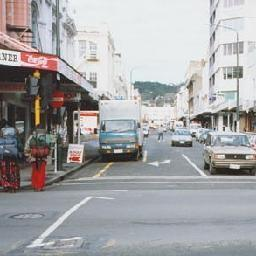
%> input picture lib/gabor/328.jpg, 256 x 256 px
$ octave gbor.m   (GNU Octave 9; MATLAB toolbox functions it lacks are replaced by stand-ins)
%> lines starting %> are read from the running program, lines starting %| are printed output that depends on the picture
### lib/gabor/gaborFilterBank.m
function gaborArray = gaborFilterBank(u,v,m,n)

% GABORFILTERBANK generates a custum Gabor filter bank.
% It creates a u by v array, whose elements are m by n matries;
% each matrix being a 2-D Gabor filter.
%
%
% Inputs:
%       u	:	No. of scales (usually set to 5)
%       v	:	No. of orientations (usually set to 8)
%       m	:	No. of rows in a 2-D Gabor filter (an odd integer number usually set to 39)
%       n	:	No. of columns in a 2-D Gabor filter (an odd integer number usually set to 39)
%
% Output:
%       gaborArray: A u by v array, element of which are m by n
%                   matries; each matrix being a 2-D Gabor filter
%
%
% Sample use:
%
% gaborArray = gaborFilterBank(5,8,39,39);
%
%
%   Details can be found in:
%
%   M. Haghighat, S. Zonouz, M. Abdel-Mottaleb, "Identification Using
%   Encrypted Biometrics," Computer Analysis of Images and Patterns,
%   Springer Berlin Heidelberg, pp. 440-448, 2013.
%
%
% (C)	Mohammad Haghighat, University of Miami
%       haghighat@ieee.org
%       I WILL APPRECIATE IF YOU CITE OUR PAPER IN YOUR WORK.


if (nargin ~= 4)    % Check correct number of arguments
    error('There should be four inputs.')
end


%% Create Gabor filters

% Create u*v gabor filters each being an m*n matrix

gaborArray = cell(u,v);
fmax = 0.25;
gama = sqrt(2);
eta = sqrt(2);

for i = 1:u

    fu = fmax/((sqrt(2))^(i-1));
    alpha = fu/gama;
    beta = fu/eta;

    for j = 1:v
        tetav = ((j-1)/v)*pi;
        gFilter = zeros(m,n);

        for x = 1:m
            for y = 1:n
                xprime = (x-((m+1)/2))*cos(tetav)+(y-((n+1)/2))*sin(tetav);
                yprime = -(x-((m+1)/2))*sin(tetav)+(y-((n+1)/2))*cos(tetav);
                gFilter(x,y) = (fu^2/(pi*gama*eta))*exp(-((alpha^2)*(xprime^2)+(beta^2)*(yprime^2)))*exp(1i*2*pi*fu*xprime);
            end
        end
        gaborArray{i,j} = gFilter;

    end
end


% [19 lines of commented-out code are left out]

### lib/gabor/gaborFeatures.m
function [featureVector,gaborResult] = gaborFeatures(img,gaborArray,d1,d2)

% GABORFEATURES extracts the Gabor features of the image.
% It creates a column vector, consisting of the image's Gabor features.
% The feature vectors are normalized to zero mean and unit variance.
%
%
% Inputs:
%       img         :	Matrix of the input image
%       gaborArray	:	Gabor filters bank created by the function gaborFilterBank
%       d1          :	The factor of downsampling along rows.
%                       d1 must be a factor of n if n is the number of rows in img.
%       d2          :	The factor of downsampling along columns.
%                       d2 must be a factor of m if m is the number of columns in img.
%
% Output:
%       featureVector	:   A column vector with length (m*n*u*v)/(d1*d2).
%                           This vector is the Gabor feature vector of an
%                           m by n image. u is the number of scales and
%                           v is the number of orientations in 'gaborArray'.
%
%
% Sample use:
%
% img = imread('cameraman.tif');
% gaborArray = gaborFilterBank(5,8,39,39);  % Generates the Gabor filter bank
% featureVector = gaborFeatures(img,gaborArray,4,4);   % Extracts Gabor feature vector, 'featureVector', from the image, 'img'.
%
%
%   Details can be found in:
%
%   M. Haghighat, S. Zonouz, M. Abdel-Mottaleb, "Identification Using
%   Encrypted Biometrics," Computer Analysis of Images and Patterns,
%   Springer Berlin Heidelberg, pp. 440-448, 2013.
%
%
% (C)	Mohammad Haghighat, University of Miami
%       haghighat@ieee.org
%       I WILL APPRECIATE IF YOU CITE OUR PAPER IN YOUR WORK.


if (nargin ~= 4)    % Check correct number of arguments
    error('Use correct number of input arguments!')
end

if size(img,3) == 3 % Check if the input image is grayscale
    img = rgb2gray(img);
end

img = double(img);


%% Filtering

% Filter input image by each Gabor filter
[u,v] = size(gaborArray);
gaborResult = cell(u,v);
for i = 1:u
    for j = 1:v
        gaborResult{i,j} = conv2(img,gaborArray{i,j},'same');
        % J{u,v} = filter2(G{u,v},I);
    end
end


%% Feature Extraction

% Extract feature vector from input image
[n,m] = size(img);
s = (n*m)/(d1*d2);
l = s*u*v;
featureVector = zeros(l,1);
c = 0;
for i = 1:u
    for j = 1:v

        c = c+1;
        gaborAbs = abs(gaborResult{i,j});
        gaborAbs = downsample(gaborAbs,d1);
        gaborAbs = downsample(gaborAbs.',d2);
        gaborAbs = reshape(gaborAbs.',[],1);

        % Normalized to zero mean and unit variance. (if not applicable, please comment this line)
        gaborAbs = (gaborAbs-mean(gaborAbs))/std(gaborAbs,1);

        featureVector(((c-1)*s+1):(c*s)) = gaborAbs;

    end
end


% [20 lines of commented-out code are left out]

### lib/gabor/gbor.m
img = imread('328.jpg');
%> img is the input picture: size 256x256x3 uint8; mean R, G, B 164.8, 164.2, 165.7
img = imresize(img,[256,256]);
img = rgb2gray(img);
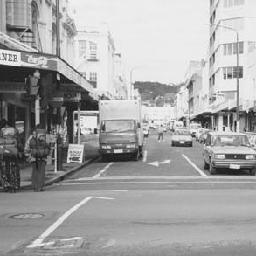
%> img: size 256x256 uint8; min 15, max 255, mean 164.6


gaborArray = gaborFilterBank(5,8,39,39);

featureVector = gaborFeatures(img,gaborArray,4,4);
%> after the loop in gaborFeatures, `for i = 1:u`: gaborResult = 40 items
%> after the loop in gaborFeatures, `for i = 1:u`: c = 40

$ run again, with lib/gabor/113.jpg copied over lib/gabor/328.jpg
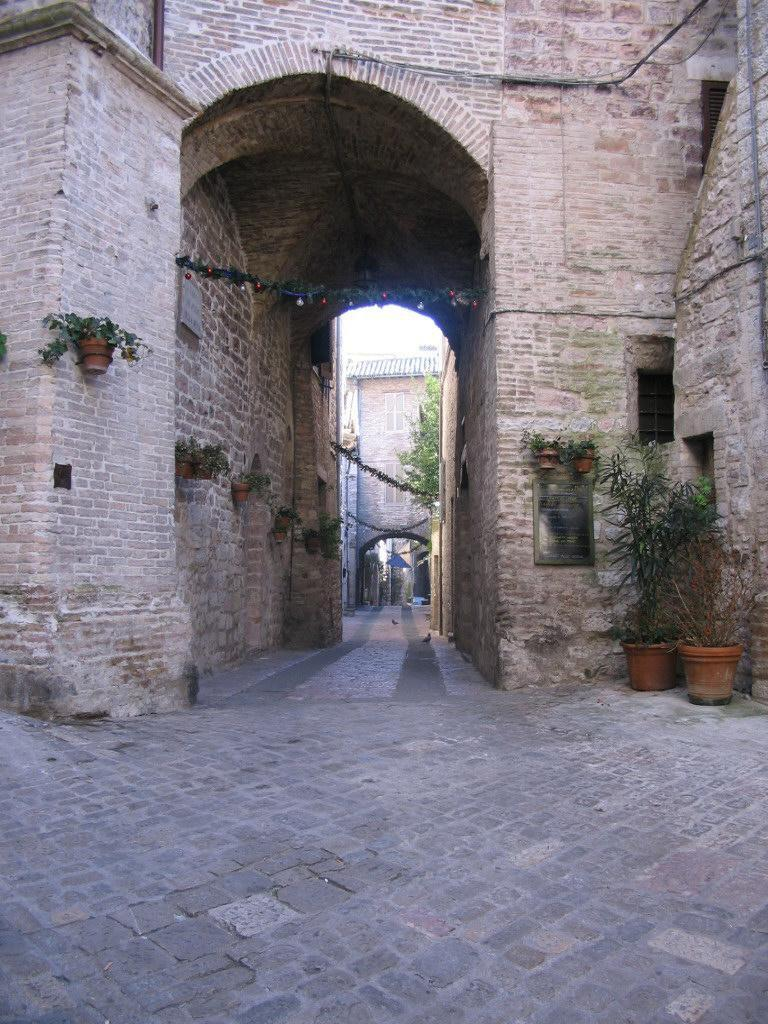
%> input picture lib/gabor/113.jpg, 768 x 1024 px
%> img is the input picture: size 1024x768x3 uint8; mean R, G, B 127.3, 122.5, 133.6
%> `img = imresize(img,[256,256]);`:
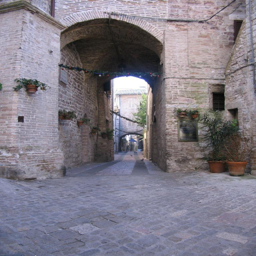
%> img: size 256x256x3 uint8; mean R, G, B 127.3, 122.5, 133.6
%> `img = rgb2gray(img);`:
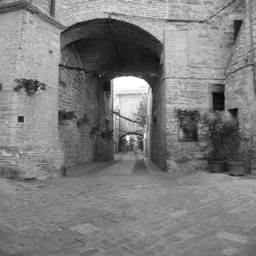
%> img: size 256x256 uint8; min 8, max 255, mean 125.2
%> after the loop in gaborFeatures, `for i = 1:u`: gaborResult = 40 items
%> after the loop in gaborFeatures, `for i = 1:u`: c = 40

$ run again, with lib/gabor/114.jpg copied over lib/gabor/328.jpg
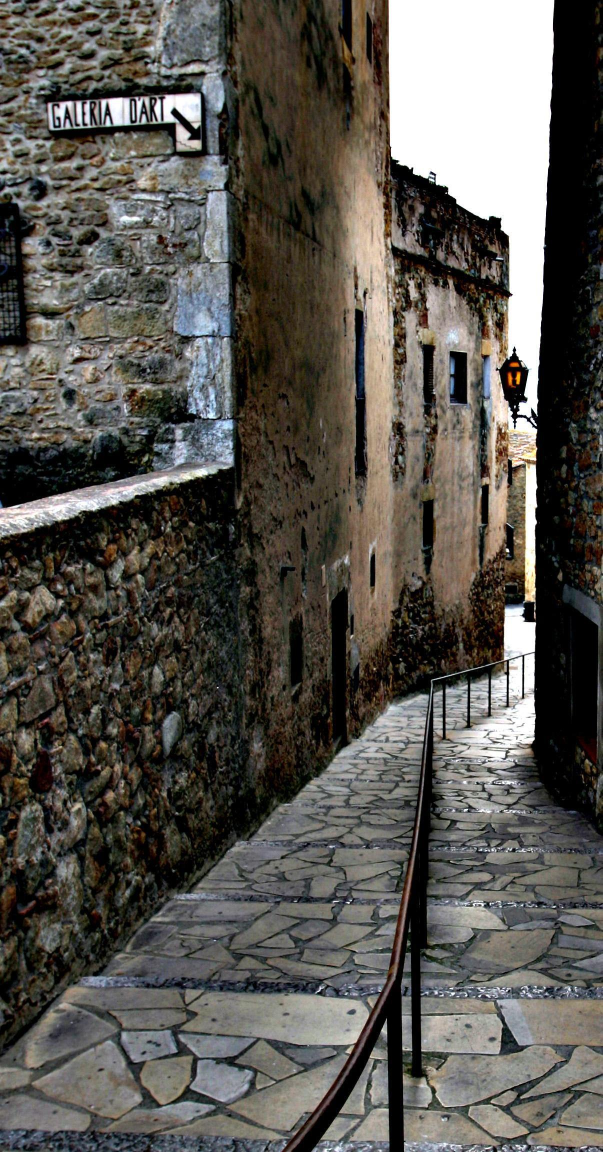
%> input picture lib/gabor/114.jpg, 1205 x 2304 px (shown at 1/2 size)
%> img is the input picture: size 2304x1205x3 uint8; mean R, G, B 89.3, 86.3, 80.6
%> `img = imresize(img,[256,256]);`:
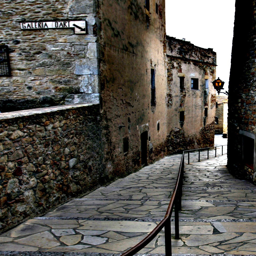
%> img: size 256x256x3 uint8; mean R, G, B 89.3, 86.3, 80.6
%> `img = rgb2gray(img);`:
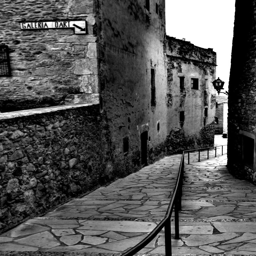
%> img: size 256x256 uint8; min 0, max 255, mean 86.6
%> after the loop in gaborFeatures, `for i = 1:u`: gaborResult = 40 items
%> after the loop in gaborFeatures, `for i = 1:u`: c = 40

$ run again, with lib/gabor/GaborArray.jpg copied over lib/gabor/328.jpg
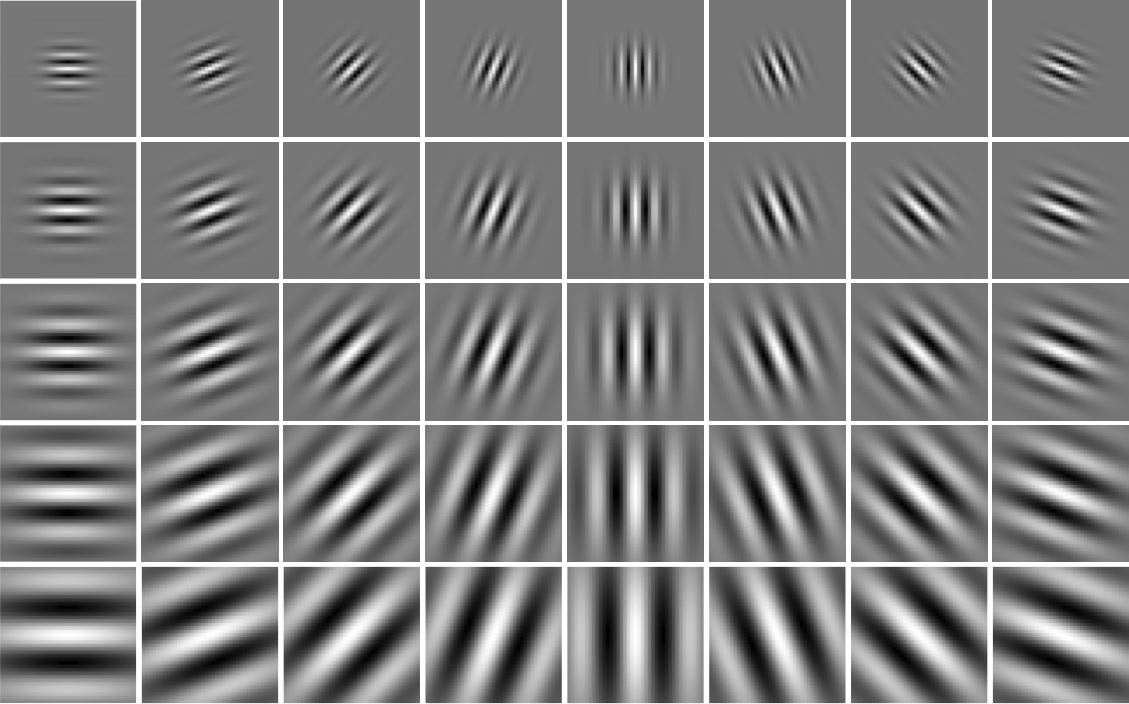
%> input picture lib/gabor/GaborArray.jpg, 1129 x 704 px
%> img is the input picture: size 704x1129x3 uint8; min 0, max 255, mean 126.5
%> `img = imresize(img,[256,256]);`:
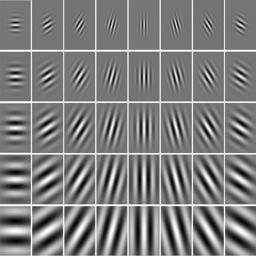
%> img: size 256x256x3 uint8; min 0, max 255, mean 126.4
%> after the loop in gaborFeatures, `for i = 1:u`: gaborResult = 40 items
%> after the loop in gaborFeatures, `for i = 1:u`: c = 40
